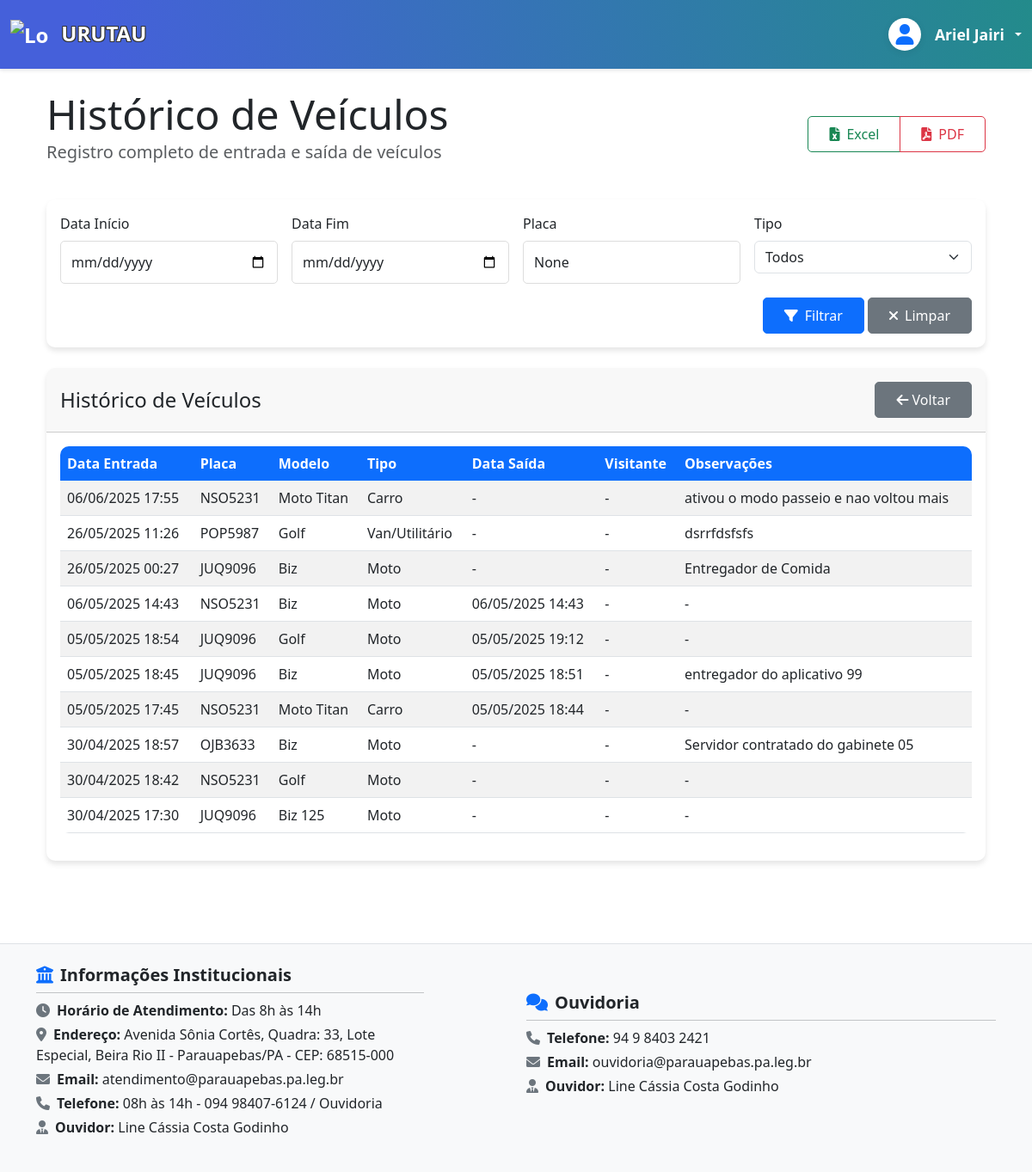
Page /veiculos/historico/ (signed in) on the committed database.
### apps/veiculos/models.py (models this page shows, shortened)
class HistoricoVeiculo(models.Model):
    veiculo = models.ForeignKey(Veiculo, on_delete=models.CASCADE, related_name='historico')
    data_entrada = models.DateTimeField('Data de Entrada')
    data_saida = models.DateTimeField('Data de Saída', null=True, blank=True)
    visitante = models.ForeignKey(Visitante, on_delete=models.SET_NULL, null=True, blank=True)
    observacoes = models.TextField('Observações', blank=True)
    class Meta:
        verbose_name = 'Histórico de Veículo'
        verbose_name_plural = 'Históricos de Veículos'
        ordering = ['-data_entrada']

class Veiculo(models.Model):
    TIPOS_VEICULO = [
        ('carro', 'Carro'),
        ('moto', 'Moto'),
        ('van', 'Van/Utilitário'),
        ('caminhao', 'Caminhão'),
        ('outro', 'Outro'),
    ]
    CORES_VEICULO = [
        ('amarela', 'Amarela'),
        ('azul', 'Azul'),
        ('bege', 'Bege'),
        ('branca', 'Branca'),
        ('cinza', 'Cinza'),
        ('dourada', 'Dourada'),
        ('grená', 'Grená'),
        ('laranja', 'Laranja'),
        ('marrom', 'Marrom'),
        ('prata', 'Prata'),
        ('preta', 'Preta'),
        ('rosa', 'Rosa'),
        ('roxa', 'Roxa'),
        ('verde', 'Verde'),
        ('vermelha', 'Vermelha'),
    ]
    STATUS_CHOICES = [
        ('presente', 'No Estacionamento'),
        ('saida', 'Saída Realizada'),
        ('bloqueado', 'Bloqueado'),
    ]
    placa = models.CharField('Placa', max_length=8)
    tipo = models.CharField('Tipo', max_length=10, choices=TIPOS_VEICULO)
    modelo = models.CharField('Modelo', max_length=50)
    cor = models.CharField('Cor', max_length=20, choices=CORES_VEICULO)
    nome_condutor = models.CharField('Nome do Condutor', max_length=100, blank=True, null=True)
    nome_passageiro = models.CharField('Nome do Passageiro', max_length=100, blank=True, null=True)
    visitante = models.ForeignKey(
        Visitante,
        on_delete=models.CASCADE,
        related_name='veiculos',
        verbose_name='Visitante',
        null=True,
        blank=True
    )
    data_entrada = models.DateTimeField('Data de Entrada', default=timezone.now)
    data_saida = models.DateTimeField('Data de Saída', null=True, blank=True)
    status = models.CharField('Status', max_length=10, choices=STATUS_CHOICES, default='presente')
    observacoes = models.TextField('Observações', blank=True, default='')
    bloqueado = models.BooleanField('Bloqueado', default=False)
    motivo_bloqueio = models.TextField('Motivo do Bloqueio', blank=True, null=True)
    data_bloqueio = models.DateTimeField('Data do Bloqueio', null=True, blank=True)
    class Meta:
        verbose_name = 'Veículo'
        verbose_name_plural = 'Veículos'
        ordering = ['-data_entrada']

### apps/veiculos/views.py (the view)
# urls.py: path('historico/', views.historico_veiculos, name='historico'),
@login_required(login_url='autenticacao:login_sistema')
def historico_veiculos(request):
    data_inicio = request.GET.get('data_inicio')
    data_fim = request.GET.get('data_fim')
    placa = request.GET.get('placa')
    tipo = request.GET.get('tipo')
    historicos = HistoricoVeiculo.objects.all()
    if data_inicio:
        try:
            data_inicio_dt = datetime.strptime(data_inicio, '%Y-%m-%d').date()
            historicos = historicos.filter(data_entrada__date__gte=data_inicio_dt)
        except (ValueError, TypeError):
            pass
    if data_fim:
        try:
            data_fim_dt = datetime.strptime(data_fim, '%Y-%m-%d').date()
            historicos = historicos.filter(data_entrada__date__lte=data_fim_dt)
        except (ValueError, TypeError):
            pass
    if placa:
        historicos = historicos.filter(veiculo__placa__icontains=placa)
    if tipo:
        historicos = historicos.filter(veiculo__tipo=tipo)
    historicos = historicos.order_by('-data_entrada')
    paginator = Paginator(historicos, 10)
    page_number = request.GET.get('page')
    page_obj = paginator.get_page(page_number)
    context = {
        'page_obj': page_obj,
        'title': 'Histórico de Veículos',
        'filtros': {
            'data_inicio': data_inicio,
            'data_fim': data_fim,
            'placa': placa,
            'tipo': tipo,
        }
    }
    return render(request, 'veiculos/historico.html', context)

### templates/veiculos/historico.html (shortened to what this page needs)
{% extends 'base.html' %}
{% load static %}
{% block content %}
<div class="container">
    <div class="row align-items-center mb-4">
        <div class="col-md-8">
            <h1 class="display-5 mb-0">Histórico de Veículos</h1>
            <p class="lead text-muted">Registro completo de entrada e saída de veículos</p>
        </div>
        <div class="col-md-4 text-end">
            <div class="btn-group">
                <a href="{% url 'veiculos:exportar_historico_excel' %}" class="btn btn-outline-success">
                    <i class="fas fa-file-excel me-2"></i>Excel
                </a>
                <a href="{% url 'veiculos:exportar_historico_pdf' %}" class="btn btn-outline-danger">
                    <i class="fas fa-file-pdf me-2"></i>PDF
                </a>
            </div>
        </div>
    </div>
    <div class="card mb-4">
        <div class="card-body">
            <form method="get" class="row g-3" id="formFiltros">
                <div class="col-md-3 col-12">
                    <label for="data_inicio" class="form-label">Data Início</label>
                    <input type="date" class="form-control" id="data_inicio" name="data_inicio" value="{{ filtros.data_inicio|date:'Y-m-d' }}">
                </div>
                <div class="col-md-3 col-12">
                    <label for="data_fim" class="form-label">Data Fim</label>
                    <input type="date" class="form-control" id="data_fim" name="data_fim" value="{{ filtros.data_fim|date:'Y-m-d' }}">
                </div>
                <div class="col-md-3 col-12">
                    <label for="placa" class="form-label">Placa</label>
                    <input type="text" class="form-control" id="placa" name="placa" value="{{ filtros.placa }}" placeholder="Placa do veículo...">
                </div>
                <div class="col-md-3 col-12">
                    <label for="tipo" class="form-label">Tipo</label>
                    <select class="form-select" id="tipo" name="tipo">
                        <option value="">Todos</option>
                    </select>
                </div>
                <div class="col-12 text-end">
                    <button type="button" class="btn btn-primary" id="btnFiltrar">
                        <i class="fas fa-filter me-2"></i>Filtrar
                    </button>
                    <button type="button" class="btn btn-secondary" id="btnLimpar">
                        <i class="fas fa-times me-2"></i>Limpar
                    </button>
                </div>
            </form>
        </div>
    </div>
    <div class="card">
        <div class="card-header d-flex justify-content-between align-items-center">
            <h4 class="mb-0">Histórico de Veículos</h4>
            <a href="{% url 'veiculos:home_veiculos' %}" class="btn btn-secondary">
                <i class="fas fa-arrow-left"></i> Voltar
            </a>
        </div>
        <div class="card-body">
            <div id="tabela-container">
                {% include 'veiculos/includes/tabela_historico_veiculos.html' %}
            </div>
        </div>
    </div>
</div>
{% endblock %}

### templates/base.html (shortened to what this page needs)
<!DOCTYPE html>
<html lang="pt-br">
<head>
    <link href="https://cdn.jsdelivr.net/npm/bootstrap@5.3.0/dist/css/bootstrap.min.css" rel="stylesheet">
    <link href="https://cdnjs.cloudflare.com/ajax/libs/font-awesome/6.0.0/css/all.min.css" rel="stylesheet">
    {% load static %}
    {% load grupos_tags %}
    <link href="{% static 'css/style.css' %}" rel="stylesheet">
</head>
<body>
    {% if not hide_header_footer %}
    <nav class="navbar navbar-expand-lg navbar-dark" style="background: linear-gradient(075deg,rgb(69, 96, 218) 10%, #238b8b 100%);">
        <div class="container-fluid">
            <a class="navbar-brand" href="{% url 'main:home_sistema' %}">
                <img src="{% static 'img/logo-urutau.png' %}" alt="Logo Urutau" style="height: 45px; max-width: 45px; object-fit: contain;" class="me-2 align-middle">
                <span style="text-shadow: -1px -1px 0 #333, 1px -1px 0 #333, -1px 1px 0 #333, 1px 1px 0 #333;">URUTAU</span>
            </a>
            <div class="ms-auto d-flex align-items-center">
                {% if user.is_authenticated %}
                <div class="dropdown">
                    <a href="#" class="d-flex align-items-center text-white text-decoration-none dropdown-toggle" id="dropdownUserMenu" data-bs-toggle="dropdown" aria-expanded="false" style="gap: 0.5rem;">
                        <span class="avatar-circle bg-white text-primary d-flex align-items-center justify-content-center me-2" style="width: 38px; height: 38px; border-radius: 50%; font-size: 1.5rem; box-shadow: 0 2px 8px rgba(0,0,0,0.08);">
                            <i class="fas fa-user"></i>
                        </span>
                        <span class="fw-semibold" style="font-size: 1.1rem;">{{ user.get_full_name|default:user.username }}</span>
                    </a>
                </div>
                {% endif %}
            </div>
        </div>
    </nav>
    {% endif %}
    <div class="container my-4">
        {% block content %}
        {% endblock %}
    </div>
    {% if not hide_header_footer %}
    <footer class="bg-light text-dark py-4 mt-5 border-top">
      <div class="container">
        <div class="row align-items-center">
          <div class="col-md-5 mb-3">
            <h5 class="fw-bold mb-2"><i class="fas fa-university me-2 text-primary"></i>Informações Institucionais</h5>
            <hr class="my-2">
            <p class="mb-1"><i class="fas fa-clock me-2 text-secondary"></i><strong>Horário de Atendimento:</strong> Das 8h às 14h</p>
            <p class="mb-1"><i class="fas fa-map-marker-alt me-2 text-secondary"></i><strong>Endereço:</strong> Avenida Sônia Cortês, Quadra: 33, Lote Especial, Beira Rio II - Parauapebas/PA - CEP: 68515-000</p>
            <p class="mb-1"><i class="fas fa-envelope me-2 text-secondary"></i><strong>Email:</strong> atendimento@parauapebas.pa.leg.br</p>
            <p class="mb-1"><i class="fas fa-phone me-2 text-secondary"></i><strong>Telefone:</strong> 08h às 14h - 094 98407-6124 / Ouvidoria</p>
            <p class="mb-0"><i class="fas fa-user-tie me-2 text-secondary"></i><strong>Ouvidor:</strong> Line Cássia Costa Godinho</p>
          </div>
          <div class="col-md-6 mb-3 text-md-start text-start">
            <h5 class="fw-bold mb-2"><i class="fas fa-comments me-2 text-primary"></i>Ouvidoria</h5>
            <hr class="my-2">
            <p class="mb-1"><i class="fas fa-phone me-2 text-secondary"></i><strong>Telefone:</strong> 94 9 8403 2421</p>
            <p class="mb-1"><i class="fas fa-envelope me-2 text-secondary"></i><strong>Email:</strong> ouvidoria@parauapebas.pa.leg.br</p>
            <p class="mb-0"><i class="fas fa-user-tie me-2 text-secondary"></i><strong>Ouvidor:</strong> Line Cássia Costa Godinho</p>
          </div>
        </div>
      </div>
    </footer>
    {% endif %}
</body>
</html>

### templates/veiculos/includes/tabela_historico_veiculos.html (shortened to what this page needs)
<div class="table-responsive">
    <table class="table table-striped">
        <thead>
            <tr>
                <th>Data Entrada</th>
                <th>Placa</th>
                <th>Modelo</th>
                <th>Tipo</th>
                <th>Data Saída</th>
                <th>Visitante</th>
                <th>Observações</th>
            </tr>
        </thead>
        <tbody>
            {% for registro in page_obj %}
            <tr>
                <td>{{ registro.data_entrada|date:"d/m/Y H:i" }}</td>
                <td>{{ registro.veiculo.placa }}</td>
                <td>{{ registro.veiculo.modelo }}</td>
                <td>{{ registro.veiculo.get_tipo_display }}</td>
                <td>{{ registro.data_saida|date:"d/m/Y H:i"|default:"-" }}</td>
                <td>{{ registro.visitante|default:"-" }}</td>
                <td>{{ registro.observacoes|default:"-" }}</td>
            </tr>
            {% empty %}
            <tr>
                <td colspan="7" class="text-center">Nenhum registro encontrado</td>
            </tr>
            {% endfor %}
        </tbody>
    </table>
</div>

### static/css/style.css (style rules this page uses)
:root { --primary-color: #0D6EFD; --secondary-color: #34495e; --accent-color: #3498db; --success-color: #2ecc71; --warning-color: #f1c40f; --danger-color: #e74c3c; --light-color: #ecf0f1; --dark-color: #2c3e50; }
body { background: linear-gradient(to right, #fff 0%, rgba(255,255,255,0.85) 10%, rgba(255,255,255,0) 25%, rgba(255,255,255,0) 75%, rgba(255,255,255,0.85) 90%, #fff 100%); min-height: 100vh; display: flex; flex-direction: column; font-family: 'Segoe UI', Tahoma, Geneva, Verdana, sans-serif; }
.navbar { box-shadow: 0 2px 4px rgba(0,0,0,.1); padding: 1rem 0; }
.navbar-brand { font-weight: bold; font-size: 1.5rem; }
.card { border: none; border-radius: 10px; box-shadow: 0 4px 6px rgba(0,0,0,.1); transition: transform 0.3s ease, box-shadow 0.3s ease; margin-bottom: 1.5rem; }
.card-header { border-radius: 10px 10px 0 0 !important; padding: 1rem; }
.btn { border-radius: 5px; padding: 0.5rem 1.5rem; font-weight: 500; transition: all 0.3s ease; }
.table { background-color: white; border-radius: 10px; overflow: hidden; }
.table thead th { background-color: var(--primary-color); color: white; border: none; }
.form-control { border-radius: 5px; padding: 0.75rem; border: 1px solid #ddd; }
.card-body .form-select { height: 38px; min-height: 38px; padding-top: 0.375rem; padding-bottom: 0.375rem; font-size: 1rem; }

### rows in the picture
HistoricoVeiculo: data_entrada "06/06/2025 17:55", veiculo.placa "NSO5231", veiculo.modelo "Moto Titan", veiculo.tipo "Carro", data_saida "-", visitante "-", observacoes "ativou o modo passeio e nao voltou mais"
HistoricoVeiculo: data_entrada "26/05/2025 11:26", veiculo.placa "POP5987", veiculo.modelo "Golf", veiculo.tipo "Van/Utilitário", data_saida "-", visitante "-", observacoes "dsrrfdsfsfs"
HistoricoVeiculo: data_entrada "26/05/2025 00:27", veiculo.placa "JUQ9096", veiculo.modelo "Biz", veiculo.tipo "Moto", data_saida "-", visitante "-", observacoes "Entregador de Comida"
HistoricoVeiculo: data_entrada "06/05/2025 14:43", veiculo.placa "NSO5231", veiculo.modelo "Biz", veiculo.tipo "Moto", data_saida "06/05/2025 14:43", visitante "-", observacoes "-"
HistoricoVeiculo: data_entrada "05/05/2025 18:54", veiculo.placa "JUQ9096", veiculo.modelo "Golf", veiculo.tipo "Moto", data_saida "05/05/2025 19:12", visitante "-", observacoes "-"
HistoricoVeiculo: data_entrada "05/05/2025 18:45", veiculo.placa "JUQ9096", veiculo.modelo "Biz", veiculo.tipo "Moto", data_saida "05/05/2025 18:51", visitante "-", observacoes "entregador do aplicativo 99"
HistoricoVeiculo: data_entrada "05/05/2025 17:45", veiculo.placa "NSO5231", veiculo.modelo "Moto Titan", veiculo.tipo "Carro", data_saida "05/05/2025 18:44", visitante "-", observacoes "-"
HistoricoVeiculo: data_entrada "30/04/2025 18:57", veiculo.placa "OJB3633", veiculo.modelo "Biz", veiculo.tipo "Moto", data_saida "-", visitante "-", observacoes "Servidor contratado do gabinete 05"
HistoricoVeiculo: data_entrada "30/04/2025 18:42", veiculo.placa "NSO5231", veiculo.modelo "Golf", veiculo.tipo "Moto", data_saida "-", visitante "-", observacoes "-"
HistoricoVeiculo: data_entrada "30/04/2025 17:30", veiculo.placa "JUQ9096", veiculo.modelo "Biz 125", veiculo.tipo "Moto", data_saida "-", visitante "-", observacoes "-"

### other values in the picture
{{ user.get_full_name|default:user.username }} "Ariel Jairi"
